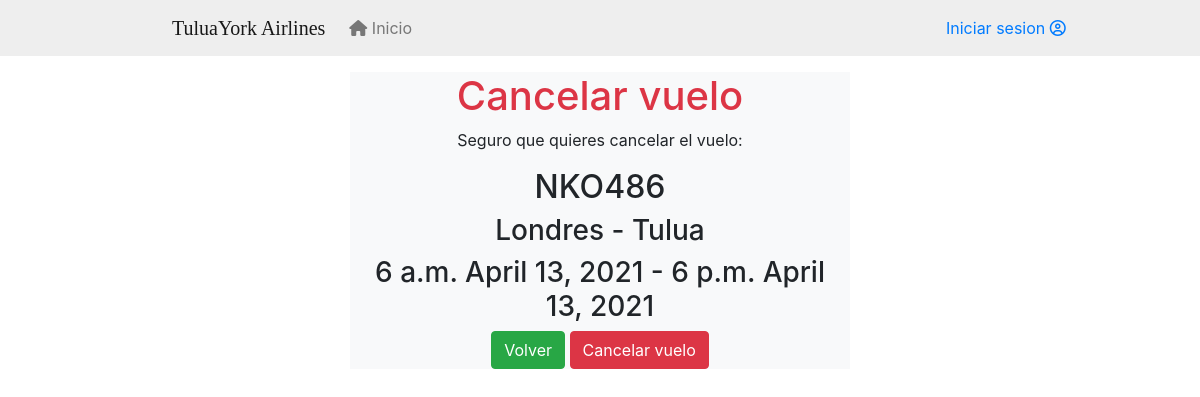
Before: /cancelflight/1 with the older database file.
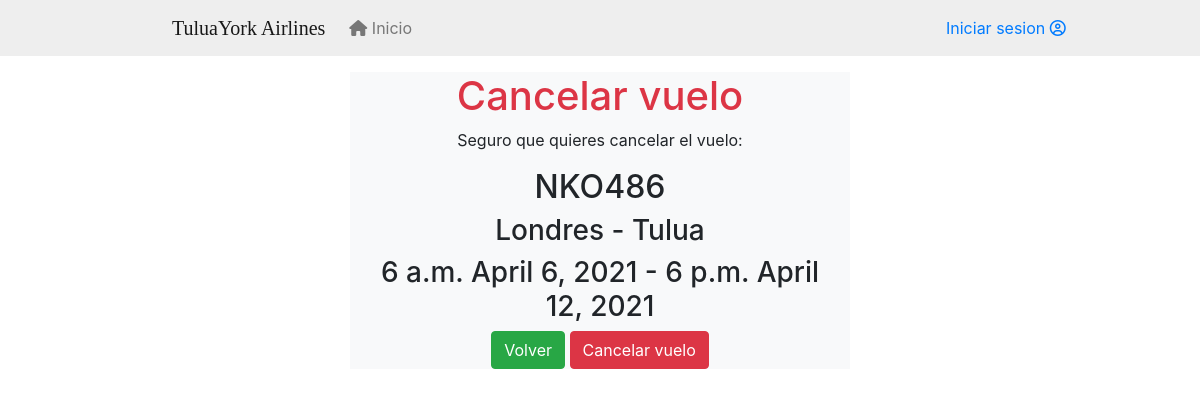
After: the same page with the newer database file.
### flights/models.py (models this page shows, shortened)
class vuelo(models.Model):
    nombre = models.CharField(max_length=20)
    origen = models.ForeignKey(ciudad, related_name='origen', on_delete=models.CASCADE)
    destino = models.ForeignKey(ciudad, related_name='destino', on_delete=models.CASCADE)
    fecha_salida = models.DateField()
    hora_salida = models.TimeField()
    fecha_llegada = models.DateField()
    hora_llegada = models.TimeField()
    costo = models.IntegerField()
    estado = models.BooleanField(default=True)
    capacidad = models.IntegerField()

class ciudad(models.Model):
    nombre = models.CharField(max_length=20)
    pais = models.CharField(max_length=20)
    visa = models.BooleanField()

### flights/views.py (the view, shortened to what this page needs)
# urls.py: path('cancelflight/<int:vuelo_id>', cancelflight, name='cancel_vuelo'),
def cancelflight(request, vuelo_id):
    titulo = "Cancelar vuelo"
    mensaje = ""
    Vuelo = vuelo.objects.get(id=vuelo_id)
    context = {"titulo": titulo, "mensaje": mensaje, "vuelo": Vuelo}
    return render(request, "cancel_vuelo.html", context)

### flights/templates/cancel_vuelo.html (shortened to what this page needs)
{% extends "base.html" %}
{% block content %}
<form action="" method="POST">
    <div class="row">
        <div class="col-6 bg-light offset-3 text-center">
            <h1 class="text-danger">{{titulo}}</h1>
            <p>Seguro que quieres cancelar el vuelo:</p>
            <h2>{{vuelo.nombre}}</h2>
            <h3>{{vuelo.origen.nombre}} - {{vuelo.destino.nombre}}</h3>
            <h3>{{vuelo.hora_salida}} {{vuelo.fecha_salida}} - {{vuelo.hora_llegada}} {{vuelo.fecha_llegada}}</h3>
            <a class="btn btn-success" href="{% url 'gvuelos' %}">Volver</a>
            <input name="Cancelar" type="submit" class="btn btn-danger" value="Cancelar vuelo">
        </div>
    </div>
</form>
{% endblock content %}

Changed rows visible on the page:
changed vuelo "NKO486": fecha_salida "April 13, 2021" → "April 6, 2021"; fecha_llegada "April 13, 2021" → "April 12, 2021"
